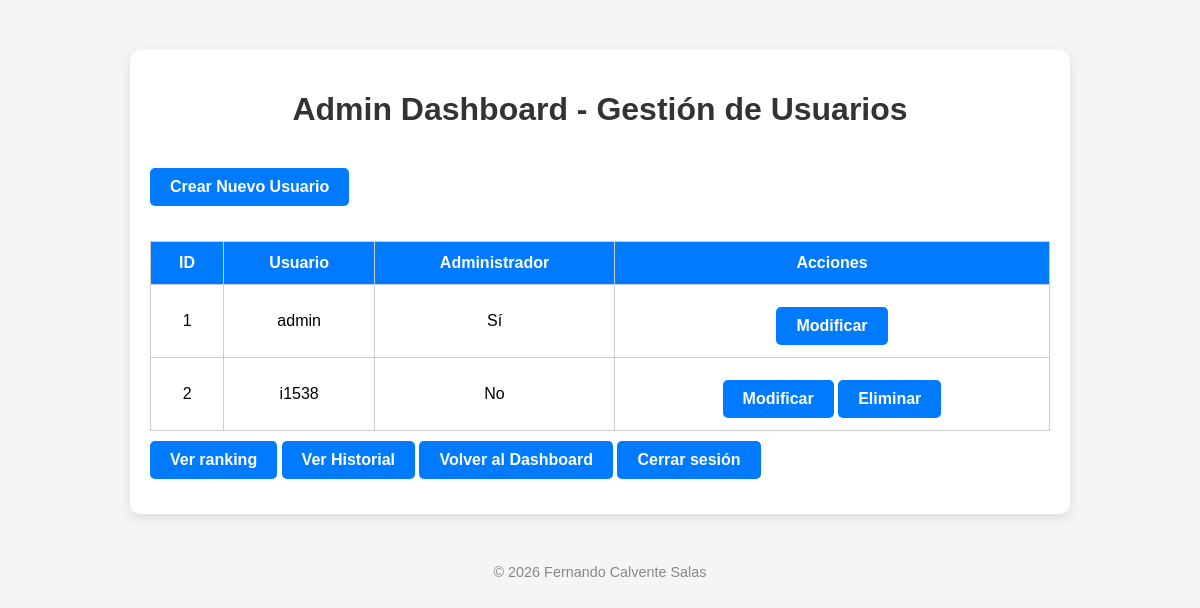
The page /admin (signed in) on the database its author committed.
### app.py (models this page shows)
class User(UserMixin, db.Model):
    id = db.Column(db.Integer, primary_key=True)
    username = db.Column(db.String(50), unique=True)
    password = db.Column(db.String(200))
    admin = db.Column(db.Boolean, default=False)

### app.py (the view)
@app.route('/admin')
@login_required
def admin_dashboard():
    if not current_user.admin:
        return "No autorizado"
    usuarios = User.query.all()
    ordenes = Orden.query.all()
    ranking = []
    for u in usuarios:
        if u.admin:
            continue
        total = sum(o.puntos for o in Orden.query.filter_by(user_id=u.id).all())
        ranking.append((u.username, total))
    ranking.sort(key=lambda x: x[1], reverse=True)
    return render_template('admin_dashboard.html', usuarios=usuarios, ordenes=ordenes, ranking=ranking)

### app.py (called while the page is built)
@login_manager.user_loader
def load_user(user_id):
    return User.query.get(int(user_id))

### templates/admin_dashboard.html (shortened to what this page needs)
<!DOCTYPE html>
<html lang="es">
<head>
    <link rel="stylesheet" href="{{ url_for('static', filename='style.css') }}">
</head>
<body>
    <div class="container">
        <h1>Admin Dashboard - Gestión de Usuarios</h1>
        <a href="{{ url_for('crear_usuario') }}" class="btn btn-crear">Crear Nuevo Usuario</a>
        <table class="table">
            <thead>
                <tr>
                    <th>ID</th>
                    <th>Usuario</th>
                    <th>Administrador</th>
                    <th>Acciones</th>
                </tr>
            </thead>
            <tbody>
                {% for user in usuarios %}
                    <tr>
                        <td>{{ user.id }}</td>
                        <td>{{ user.username }}</td>
                        <td>{% if user.admin %}Sí{% else %}No{% endif %}</td>
                        <td>
                            <a href="{{ url_for('modificar_usuario', user_id=user.id) }}" class="btn btn-modificar">Modificar</a>
                            {% if not user.admin %}
                                <a href="{{ url_for('eliminar_usuario', user_id=user.id) }}" class="btn btn-eliminar">Eliminar</a>
                            {% endif %}
                        </td>
                    </tr>
                {% endfor %}
            </tbody>
        </table>
        <a href="{{ url_for('ranking') }}" class="btn btn-crear">Ver ranking</a>
        <a href="{{ url_for('historial') }}" class="btn-volver">Ver Historial</a>
        <a href="{{ url_for('dashboard') }}" class="btn btn-crear">Volver al Dashboard</a>
        <a href="{{ url_for('logout') }}" class="btn btn-crear">Cerrar sesión</a>
    </div>
<div class="creditos" style="text-align:center; margin-top:40px; font-size:0.9em; color:#888;">
    © 2026 Fernando Calvente Salas
</div>
</body>
</html>

### static/style.css (style rules this page uses)
body { font-family: Arial, sans-serif; background-color: #f5f5f5; margin: 0; padding: 0; }
.container { max-width: 900px; margin: 50px auto; padding: 20px; background-color: #fff; border-radius: 10px; box-shadow: 0 4px 12px rgba(0,0,0,0.1); }
h1, h2, h3 { text-align: center; color: #333; }
h1 { margin-bottom: 30px; }
form button, a.btn, a.btn-volver { display: inline-block; padding: 10px 20px; margin-top: 10px; background-color: #007BFF; color: #fff; text-decoration: none; font-weight: bold; border-radius: 5px; transition: background-color 0.3s; border: none; cursor: pointer; }
table { width: 100%; border-collapse: collapse; margin-top: 15px; }
table th, table td { padding: 10px; text-align: left; border-bottom: 1px solid #ccc; }

### templates/admin_dashboard.html (style rules this page uses)
.table { width: 100%; border-collapse: collapse; margin-top: 20px; }
.table th, .table td { border: 1px solid #ccc; padding: 12px; text-align: center; }
.table th { background-color: #007BFF; color: white; }
.btn { padding: 6px 12px; border: none; border-radius: 5px; color: white; cursor: pointer; font-weight: bold; text-decoration: none; }
.btn-modificar { background-color: #28a745; }
.btn-eliminar { background-color: #dc3545; }
.btn-crear { background-color: #007BFF; margin-bottom: 15px; display: inline-block; }

### rows shown on the page
User: id "1", username "admin", admin "Sí"
User: id "2", username "i1538", admin "No"
